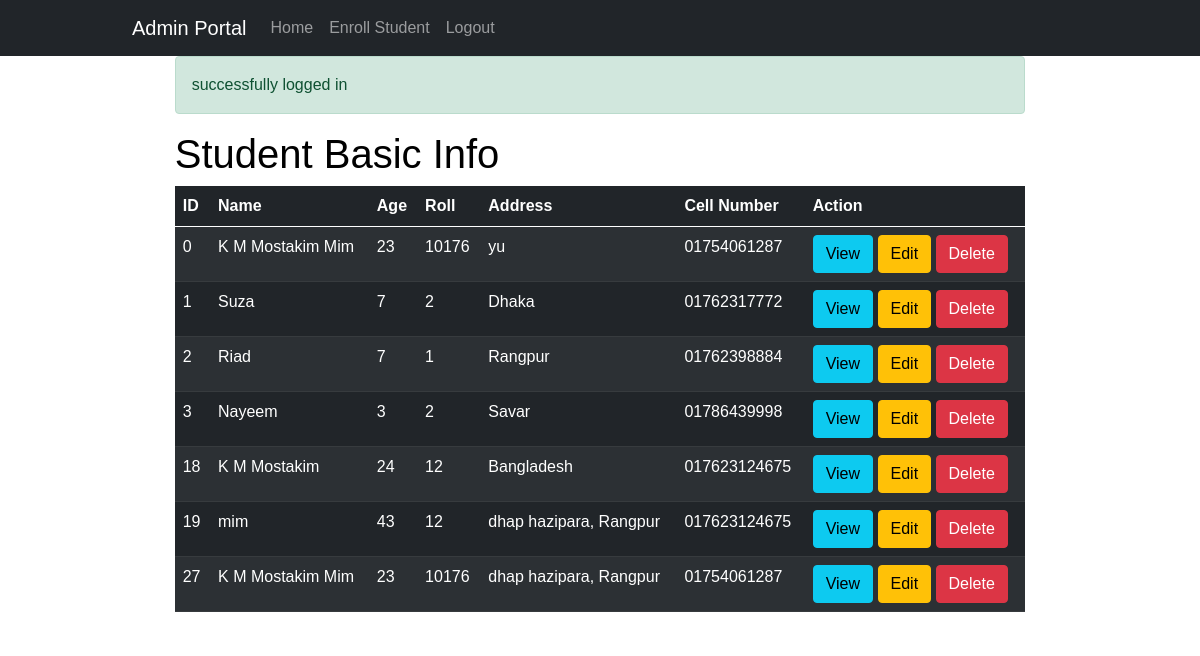
/index.php (signed in), run on the app's committed database.
### tables this page shows
CREATE TABLE `students` (
  `id` int(100) NOT NULL,
  `name` varchar(100) NOT NULL,
  `age` int(10) NOT NULL,
  `roll` int(100) NOT NULL,
  `address` varchar(200) NOT NULL,
  `cell` varchar(20) NOT NULL
);

### index.php (the view, shortened to what this page needs)
<?php
    $conn = mysqli_connect('localhost', 'root', '', 'student_info');
    $sql = "SELECT * FROM students";
    $result = mysqli_query($conn, $sql);
?>
<?php include ("./include/header.php") ?>
    <div class="container">
           <div class="row">
                <div class="col-md-12">
                   <?php if(isset($_SESSION['s_msg'])){ ?>
                     <div class="alert alert-success">
                         <?php echo "successfully logged in" ?>
                      </div>
                   <?php } ?>
                <h1 class="sbi">Student Basic Info</h1>
                     <table class="table table-striped table-hover table-dark tstyle">
                         <thead class="thead-light">
                             <th>ID</th>
                             <th>Name</th>
                             <th>Age</th>
                             <th>Roll</th>
                             <th>Address</th>
                             <th>Cell Number</th>
                             <th>Action</th>
                         </thead>
                         <tbody>
                             <?php
                                while($row = mysqli_fetch_assoc($result)){
                                    ?>
                             <tr>
                                 <td><?php echo $row['id']?></td>
                                 <td><?php echo $row['name']?></td>
                                 <td><?php echo $row['age']?></td>
                                 <td><?php echo $row['roll']?></td>
                                 <td><?php echo $row['address']?></td>
                                 <td><?php echo $row['cell']?></td>
                                 <td>
                                     <a class="btn btn-info" href="view.php?id=<?php echo $row['id']?>">View</a>
                                     <a class="btn btn-warning" href="edit.php?id=<?php echo $row['id']?>">Edit</a>
                                     <a class="btn btn-danger" onclick="return confirm('Are you sure?') " href="delete.php?id=<?php echo $row['id']?>">Delete</a>
                                 </td>
                             </tr>
                            <?php } ?>
                         </tbody>
                     </table>
                </div>
           </div>
    </div>
    <?php include ("./include/footer.php") ?>

### include/header.php (shortened to what this page needs)
<!doctype html>
<html lang="en">
  <head>
    <link href="./css/bootstrap.min.css" rel="stylesheet">
    <link href="style.css" rel="stylesheet">
  </head>
  <body>
  <nav class="navbar navbar-expand-lg navbar-dark bg-dark ">
  <div class="container">
    <a class="navbar-brand" href="#">Admin Portal</a>
    <div class="collapse navbar-collapse" id="navbarSupportedContent">
      <ul class="navbar-nav me-auto mb-2 mb-lg-0">
        <li class="nav-item">
          <a class="nav-link" aria-current="page" href="index.php">Home</a>
        </li>
        <li class="nav-item">
          <a class="nav-link" href="insert.php" >Enroll Student</a>
        </li>
        <li class="nav-item">
          <a class="nav-link" href="home.php" >Logout</a>
        </li>
      </ul>
    </div>
  </div>
</nav>
<div class="main_content">
   <div class="container">
     <div class="row clearfix">
        <div>

### include/footer.php (shortened to what this page needs)
</div>
     </div>
   </div>
</div>
  </body>
</html>

### style.css (style rules this page uses)
body { color: #E3E6E3; font-family: Georgia, sans-serif; font-size: 16px; line-height: 1.5em; margin: 0; }
.container { margin: 0 auto; max-width: 960px; width: 96%; }
.tstyle { background: #FFFFFF; border-radius: 5px; box-shadow: 20px solid grey; }
.sbi { color: black; }

### data on the page
students: id "0", name "K M Mostakim Mim", age "23", roll "10176", address "yu", cell "01754061287"
students: id "1", name "Suza", age "7", roll "2", address "Dhaka", cell "01762317772"
students: id "2", name "Riad", age "7", roll "1", address "Rangpur", cell "01762398884"
students: id "3", name "Nayeem", age "3", roll "2", address "Savar", cell "01786439998"
students: id "18", name "K M Mostakim", age "24", roll "12", address "Bangladesh", cell "017623124675"
students: id "19", name "mim", age "43", roll "12", address "dhap hazipara, Rangpur", cell "017623124675"
students: id "27", name "K M Mostakim Mim", age "23", roll "10176", address "dhap hazipara, Rangpur", cell "01754061287"
